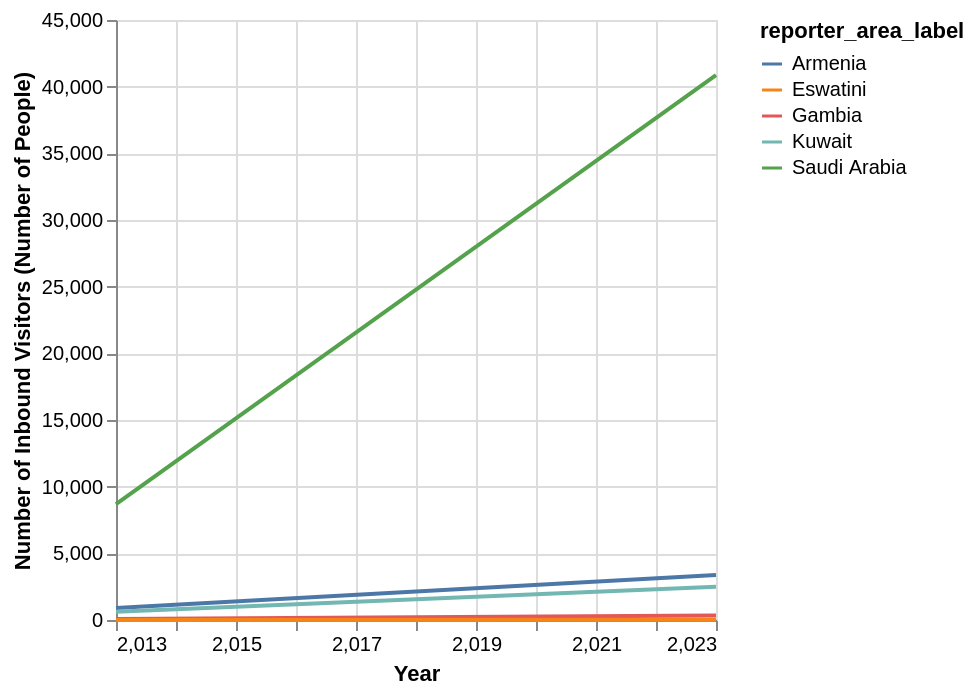

Notebook code for this chart:
### Code cell
data = tourism[
        (tourism["indicator_code"] == "INBD_EXPD_BPAY_TOTL_VSTR") &
        (tourism["year"].isin([2013, 2023])) &
        (~tourism["region"].isna())
    ]

country_growth = (
    data.pivot_table(
        index = "reporter_area_label",
        columns = "year",
        values = "value"
    ).dropna(subset=[2013, 2023]).reset_index()
)

# Calculate absolute growth
country_growth["growth"] = (country_growth[2023] - country_growth[2013]) / country_growth[2013] * 100

# Select the 5 countries with the most growth
top5 = country_growth.nlargest(5, "growth")["reporter_area_label"]

def visitors_20_year_change(df):
    chart = alt.Chart(df).mark_line().encode(
        alt.X("year:Q").title("Year"),
        alt.Y("value").title("Number of Inbound Visitors (Number of People)"),
        color = "reporter_area_label:N",
        tooltip = ["reporter_area_label"]
    )

    return chart

visitors_20_year_change(data[data["reporter_area_label"].isin(top5)])

### Figure 1 — Vega-Lite specification as saved in the notebook (floating-point values rounded to 4 significant figures)
{"config": {"view": {"continuousWidth": 300, "continuousHeight": 300}}, "data": {"name": "data-3f54ef7a6274fc645b8cba0066cf47b5"}, "mark": {"type": "line"}, "encoding": {"color": {"field": "reporter_area_label", "type": "nominal"}, "tooltip": [{"field": "reporter_area_label", "type": "nominal"}], "x": {"field": "year", "title": "Year", "type": "quantitative"}, "y": {"field": "value", "title": "Number of Inbound Visitors (Number of People)", "type": "quantitative"}}, "$schema": "https://vega.github.io/schema/vega-lite/v6.4.1.json", "datasets": {"data-3f54ef7a6274fc645b8cba0066cf47b5": [{"indicator_code": "INBD_EXPD_BPAY_TOTL_VSTR", "indicator_label": "inbound - expenditure - balance of payments - total - visitors", "reporter_area_code": 51, "reporter_area_label": "Armenia", "year": 2013, "value": 905.0, "unit": "million US dollars (nominal values)", "source": null, "notes": null, "flag": NaN, "flag_label": NaN, "indicator_previous_code": "CP_1_33", "partner_area_code": 999.0, "partner_area_label": "World", "region": "Europe"}, {"indicator_code": "INBD_EXPD_BPAY_TOTL_VSTR", "indicator_label": "inbound - expenditure - balance of payments - total - visitors", "reporter_area_code": 51, "reporter_area_label": "Armenia", "year": 2023, "value": 3371.0, "unit": "million US dollars (nominal values)", "source": null, "notes": "Calculated as sum of the travel and passenger transport components", "flag": NaN, "flag_label": NaN, "indicator_previous_code": "CP_1_33", "partner_area_code": 999.0, "partner_area_label": "World", "region": "Europe"}, {"indicator_code": "INBD_EXPD_BPAY_TOTL_VSTR", "indicator_label": "inbound - expenditure - balance of payments - total - visitors", "reporter_area_code": 270, "reporter_area_label": "Gambia", "year": 2013, "value": 78.0, "unit": "million US dollars (nominal values)", "source": null, "notes": null, "flag": NaN, "flag_label": NaN, "indicator_previous_code": "CP_1_33", "partner_area_code": 999.0, "partner_area_label": "World", "region": "Africa"}, {"indicator_code": "INBD_EXPD_BPAY_TOTL_VSTR", "indicator_label": "inbound - expenditure - balance of payments - total - visitors", "reporter_area_code": 270, "reporter_area_label": "Gambia", "year": 2023, "value": 343.8, "unit": "million US dollars (nominal values)", "source": null, "notes": "Calculated as sum of the travel and passenger transport components", "flag": NaN, "flag_label": NaN, "indicator_previous_code": "CP_1_33", "partner_area_code": 999.0, "partner_area_label": "World", "region": "Africa"}, {"indicator_code": "INBD_EXPD_BPAY_TOTL_VSTR", "indicator_label": "inbound - expenditure - balance of payments - total - visitors", "reporter_area_code": 414, "reporter_area_label": "Kuwait", "year": 2013, "value": 619.0, "unit": "million US dollars (nominal values)", "source": null, "notes": null, "flag": NaN, "flag_label": NaN, "indicator_previous_code": "CP_1_33", "partner_area_code": 999.0, "partner_area_label": "World", "region": "Middle East"}, {"indicator_code": "INBD_EXPD_BPAY_TOTL_VSTR", "indicator_label": "inbound - expenditure - balance of payments - total - visitors", "reporter_area_code": 414, "reporter_area_label": "Kuwait", "year": 2023, "value": 2501.0, "unit": "million US dollars (nominal values)", "source": null, "notes": "Calculated as sum of the travel and passenger transport components", "flag": NaN, "flag_label": NaN, "indicator_previous_code": "CP_1_33", "partner_area_code": 999.0, "partner_area_label": "World", "region": "Middle East"}, {"indicator_code": "INBD_EXPD_BPAY_TOTL_VSTR", "indicator_label": "inbound - expenditure - balance of payments - total - visitors", "reporter_area_code": 682, "reporter_area_label": "Saudi Arabia", "year": 2013, "value": 8690.0, "unit": "million US dollars (nominal values)", "source": null, "notes": null, "flag": NaN, "flag_label": NaN, "indicator_previous_code": "CP_1_33", "partner_area_code": 999.0, "partner_area_label": "World", "region": "Middle East"}, {"indicator_code": "INBD_EXPD_BPAY_TOTL_VSTR", "indicator_label": "inbound - expenditure - balance of payments - total - visitors", "reporter_area_code": 682, "reporter_area_label": "Saudi Arabia", "year": 2023, "value": 40870.0, "unit": "million US dollars (nominal values)", "source": null, "notes": "Calculated as sum of the travel and passenger transport components", "flag": NaN, "flag_label": NaN, "indicator_previous_code": "CP_1_33", "partner_area_code": 999.0, "partner_area_label": "World", "region": "Middle East"}, {"indicator_code": "INBD_EXPD_BPAY_TOTL_VSTR", "indicator_label": "inbound - expenditure - balance of payments - total - visitors", "reporter_area_code": 748, "reporter_area_label": "Eswatini", "year": 2013, "value": 4.2, "unit": "million US dollars (nominal values)", "source": null, "notes": null, "flag": NaN, "flag_label": NaN, "indicator_previous_code": "CP_1_33", "partner_area_code": 999.0, "partner_area_label": "World", "region": "Africa"}, {"indicator_code": "INBD_EXPD_BPAY_TOTL_VSTR", "indicator_label": "inbound - expenditure - balance of payments - total - visitors", "reporter_area_code": 748, "reporter_area_label": "Eswatini", "year": 2023, "value": 22.61, "unit": "million US dollars (nominal values)", "source": null, "notes": "Calculated as sum of the travel and passenger transport components", "flag": NaN, "flag_label": NaN, "indicator_previous_code": "CP_1_33", "partner_area_code": 999.0, "partner_area_label": "World", "region": "Africa"}]}}
